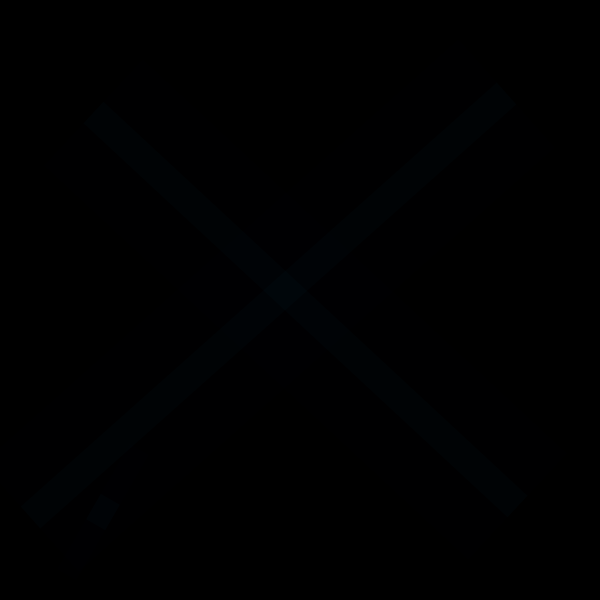
Frame 1 (no input)
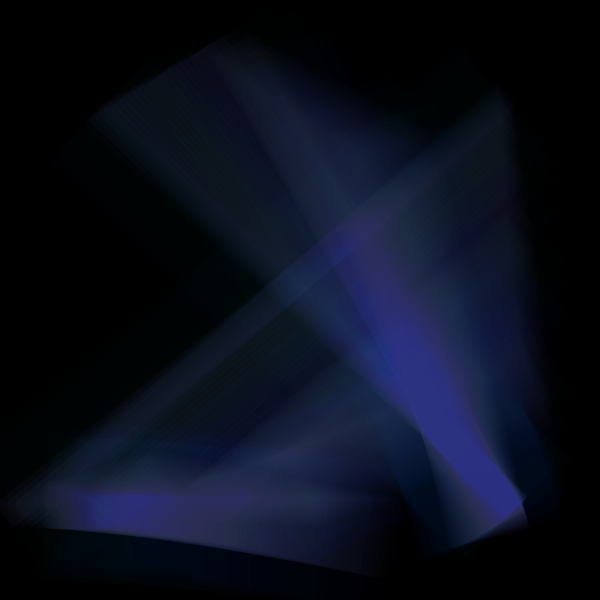
Frame 60 (the mouse pressed at the canvas centre just before this capture)
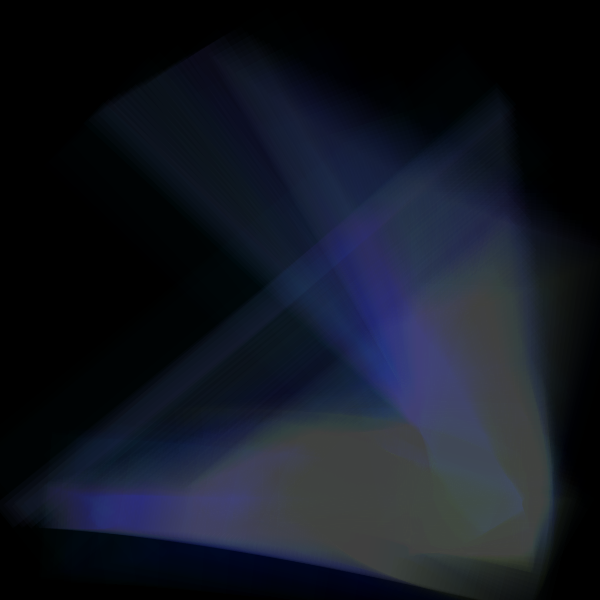
Frame 120 (the mouse held since frame 60 and released just before this capture)

The Processing sketch that drew these frames (run headless with seeded random() and noise(); from frame 60 on, the mouse is pressed at the canvas centre):

// Processing sketch: processing_7498
// ── processing_7498.pde

tier t1;
tier t2;

int zahl=0;

void setup() {
  size (600,600);
  colorMode(HSB);
  strokeCap(SQUARE);
  background(0);

  t1=new tier(80+random(20),100+random(50),0.5*random(-1,1),0.5*random(-1,1));
  t2=new tier(500+random(20),500+random(20),0.5*random(-1,1),0.5*random(-1,1));
}
void draw() {
  float energ;
  zahl=(zahl+1)%10000;

  t1.move();
  t1.display();
  t2.move();
  t2.display();

  energ=6/sqrt(t1.xspeed*t1.xspeed+t1.yspeed*t1.yspeed+t2.xspeed*t2.xspeed+t2.yspeed*t2.yspeed);
  t1.xspeed=t1.xspeed*energ;
  t1.yspeed=t1.yspeed*energ;
  t2.xspeed=t2.xspeed*energ;
  t2.yspeed=t2.yspeed*energ;

}

void mouseReleased(){
  background(10+random(-10,20),180,160+random(-30,10));
  t1.xspeed=random(-1,1);
  t1.yspeed=random(-1,1);
  t2.xspeed=random(-1,1);
  t2.yspeed=random(-1,1);

}
// definition der kreiseigenschaften
class tier{
  float xpos;
  float ypos;
  float xspeed;
  float yspeed;
  float farbe;

  tier(float txpos,float typos,float txspeed, float tyspeed){

    xpos=txpos;
    ypos=typos;
    xspeed=txspeed;
    yspeed=tyspeed;
   

  }
  void display(){
     farbe=20*(abs(xspeed)+abs(yspeed));

    float breit=dist(xpos,ypos,xspeed,yspeed)*0.2;
    stroke(85+20*noise(0.1*zahl)+(5*xspeed+abs(height/2-ypos)/5)%225,  55+14*farbe%200,   80+100*noise(zahl)+5*yspeed+5*xspeed,   250/breit);

    strokeWeight(breit);
    line(t1.xpos,t1.ypos,t2.xpos,t2.ypos);
    line(t1.xpos,t2.ypos,t1.ypos,t2.xpos);
    line(abs(t1.xpos-t2.xpos+t2.ypos-t1.ypos),t2.xpos,t2.ypos,t1.xpos);
  }
  void move(){
    float ex;
    float ey;
    float vzx;
    float vzy;
    float vzx_fremd;
    float vzy_fremd;
    float vpx;
    float vpy;
    float vpx_fremd;
    float vpy_fremd;
    float abst;
    float v;
    float vneu;
    float px;
    float py;

    v=sqrt(xspeed*xspeed+yspeed*yspeed);

    //collisioncheck
    abst=dist(t1.xpos,t1.ypos,t2.xpos,t2.ypos);
    if((xpos!=t2.xpos) && (abst<80)) {
      //t1 ist am zug und collidiert t2

      ex=(t2.xpos-xpos)/abst;
      ey=(t2.ypos-ypos)/abst;
      vzx=ex*(xspeed*ex+yspeed*ey);//geändert
      vzy=ey*(xspeed*ex+yspeed*ey);
      vpx=xspeed-vzx;
      vpy=yspeed-vzy;//bis hier die zentral- und parallesgeschw. des eigenen objekts vor stoß
      //nun die parallel- und zentralgeschw. des anderen objekts
      vzx_fremd=ex*(t2.xspeed*ex+t2.yspeed*ey);
      vzy_fremd=ey*(t2.yspeed*ey+t2.xspeed*ex);
      vpx_fremd=t2.xspeed-vzx_fremd;
      vpy_fremd=t2.yspeed-vzy_fremd; //das war die zerlegung der anderen geschw.
      //stoß: die parallelgeschw. bleiben erhalten, die zentralen werden getauscht
      xspeed=vzx_fremd+vpx;
      yspeed=vzy_fremd+vpy;
      t2.xspeed=vzx+vpx_fremd;
      t2.yspeed=vzy+vpy_fremd;
      xpos=t2.xpos-ex*81;//die kollidierende kugel wird außerhalb der kollidierten kugel zurückversetzt
      ypos=t2.ypos-ey*81;

    }

    if((xpos!=t1.xpos) && (abst<80)) {
      //t2 ist am zug und collidiert t1
      ex=(t1.xpos-xpos)/abst;
      ey=(t1.ypos-ypos)/abst;

      vzx=ex*(xspeed*ex+yspeed*ey);

      vzy=ey*(xspeed*ex+yspeed*ey);
      vpx=xspeed-vzx;
      vpy=yspeed-vzy;//bis hier die zentral- und parallesgeschw. des eigenen objekts vor stoß
      //nun die parall- und zentralgeschw. des anderen objekts
      vzx_fremd=ex*(t1.xspeed*ex+t1.yspeed*ey);
      vzy_fremd=ey*(t1.yspeed*ey+t1.xspeed*ex);
      vpx_fremd=t1.xspeed-vzx_fremd;
      vpy_fremd=t1.yspeed-vzy_fremd; //das wird die zerlegung der anderen geschw.
      //stoß: die parallelgeschw. bleiben erhalten, die zentralen werden getauscht
      xspeed=vzx_fremd+vpx;
      yspeed=vzy_fremd*vpy;
      t1.xspeed=vzx+vpx_fremd;
      t1.yspeed=vzy+vpy_fremd;
      xpos=t1.xpos-ex*81;//die kollidierende kugel wird außerhalb der kollidierten kugel zurückversetzt
      ypos=t1.ypos-ey*81;
    }
    // nun folgend die wandreflektionen

    if(xpos<40){
      xpos=40;
      xspeed=-xspeed;
    }
    if(xpos>width-40){
      xpos=width-40;
      xspeed=-xspeed;
    }
    if (ypos<40){
      ypos=40;
      yspeed=-yspeed;
    }
    if (ypos>height-40){
      ypos=height-40;
      yspeed=-yspeed;
    }

    if (mag(xpos-200,ypos-200)<70){// 70 ist die summe der beiden radien - 30 der rote kreis, 40 die bewegten kreise
      ex=(200-xpos)/dist(200,200,xpos,ypos);
      ey=(200-ypos)/dist(200,200,xpos,ypos);

      xspeed=xspeed+2*(xpos-200)/70;
      yspeed=yspeed+2*(ypos-200)/70;   //reflektion an dem roten kreis 
      //korrektur der geschwindigkeit
      vneu=sqrt(xspeed*xspeed+yspeed*yspeed);
      xspeed=xspeed*v/vneu;
      yspeed=yspeed*v/vneu;


      xpos=200-ex*71;//die kollidierende kugel wird außerhalb der kollidierten kugel zurückversetzt
      ypos=200-ey*71;

    }
    if (mag(xpos-400,ypos-400)<70){
      ex=(400-xpos)/dist(400,400,xpos,ypos);
      ey=(400-ypos)/dist(400,400,xpos,ypos);
      xspeed=xspeed+2*(xpos-400)/dist(400,400,xpos,ypos);
      yspeed=yspeed+2*(ypos-400)/dist(400,400,xpos,ypos);
      xpos=400-ex*71;//die kollidierende kugel wird außerhalb der kollidierten kugel zurückversetzt
      ypos=400-ey*71;
      vneu=sqrt(xspeed*xspeed+yspeed*yspeed);
      xspeed=xspeed*v/vneu;
      yspeed=yspeed*v/vneu;
    }
    xpos=xpos+xspeed;
    ypos=ypos+yspeed;  

  }

}
